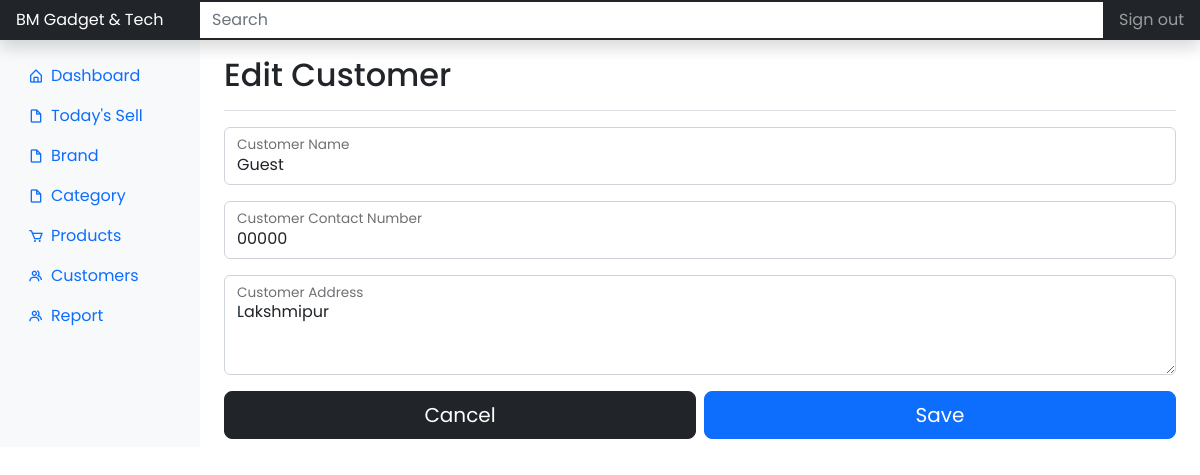
The page /dashboard/customer/1/update/ (signed in) on the database as committed earlier.
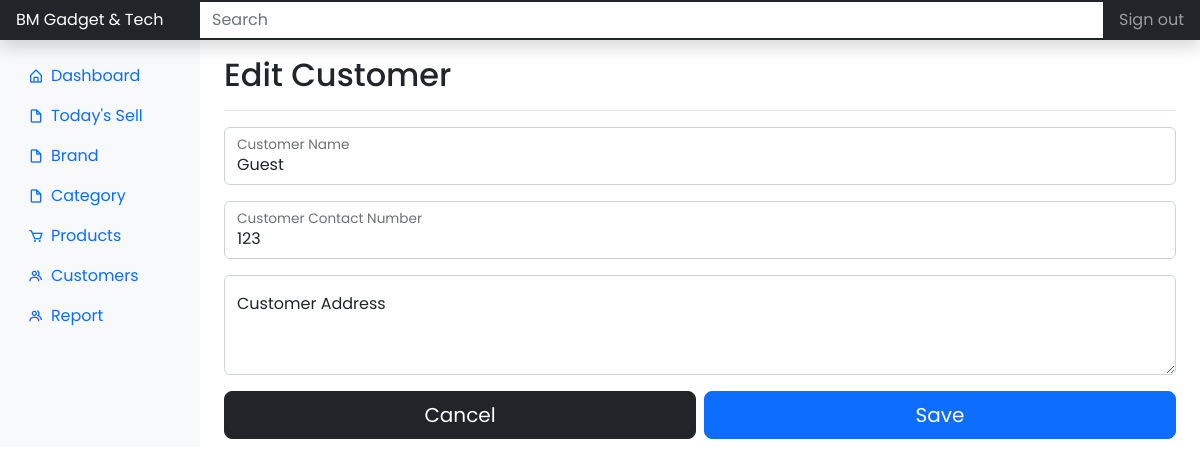
The same page on the database as committed later.
### app/models.py (models this page shows)
class Customers(db.Model, UserMixin):
    id = db.Column(db.Integer, primary_key=True)
    customer_name = db.Column(db.String(), nullable=False)
    customer_contact_number = db.Column(db.String())
    customer_address = db.Column(db.String())

### app/dashboard/views.py (the view)
@dashboard.route("/dashboard/customer/<int:customer_id>/update/", methods=['GET', 'POST'])
@login_required
def edit_customer(customer_id):
    customer = Customers.query.get_or_404(customer_id)
    form = AddCustomerForm()
    if form.validate_on_submit():
        customer.customer_name = form.customer_name.data
        customer.customer_contact_number = form.customer_contact_number.data
        customer.customer_address = form.customer_address.data
        db.session.commit()
        flash('Customer details has been updated ✅', 'success')
        return redirect(url_for('dashboard.customer', customer_id=customer.id))
    elif request.method == 'GET':
        form.customer_name.data = customer.customer_name
        form.customer_contact_number.data = customer.customer_contact_number
        form.customer_address.data = customer.customer_address
    return render_template('dashboard/customer_edit.html', form=form)

### app/dashboard/forms.py
class AddCustomerForm(FlaskForm):
    customer_name = StringField(
        'Customer Name',
        validators=[DataRequired()]
    )
    customer_contact_number = StringField(
        'Customer Contact Number',
        validators=[
            DataRequired(),
            Length(min=1, max=11)
        ]
    )
    customer_address = TextAreaField('Customer Address')
    submit = SubmitField('Save')

### app/models.py (called while the page is built)
@login_manager.user_loader
def load_user(user_id):
    return Users.query.get(int(user_id))

### app/templates/dashboard/customer_edit.html (shortened to what this page needs)
{% extends 'layouts/root-dashboard.html' %}
{% block body %}
<header class="navbar navbar-dark sticky-top bg-dark flex-md-nowrap p-0 shadow">
	<a class="navbar-brand col-md-3 col-lg-2 me-0 px-3 fs-6" href="#">
		BM Gadget & Tech
	</a>
	<input
		class="form-control form-control-dark w-100 rounded-0 border-0"
		type="text"
		placeholder="Search"
		aria-label="Search"
	/>
	<div class="navbar-nav">
		<div class="nav-item text-nowrap">
			<a class="nav-link px-3" href="#">Sign out </a>
		</div>
	</div>
</header>
<div class="container-fluid">
	<div class="row">
		{% include 'helpers/_dashboard_side_nav.html' %}
		<main class="col-md-9 ms-sm-auto col-lg-10 px-md-4">
			<div class="align-items-center pt-3 pb-2 mb-3 border-bottom">
				<h1 class="h2">Edit Customer</h1>
			</div>
			<div>
				<form method="POST" action="">
					<div class="py-0">
						<div class="row">
							<div class="col-md-12">
								<div class="form-floating mb-3">
									{% if form.customer_name.errors %}
									{{ form.customer_name(
										class="form-control is-invalid",
										placeholder="Customer Name"
									) }}
									<div class="invalid-feedback">
										{% for error in form.customer_name.errors %}
										<span>{{ error }}</span>
										{% endfor %}
									</div>
									{% else %}
									{{ form.customer_name(
										class="form-control",
										placeholder="Customer Name"
									) }}
									{% endif %}
									{{ form.customer_name.label(class="form-control-label") }}
								</div>
							</div>
						</div>
						<div class="row">
							<div class="col-md-12">
								<div class="form-floating mb-3">
									{% if form.customer_contact_number.errors %}
									{{ form.customer_contact_number(
										class="form-control is-invalid",
										placeholder="Customer Contact Number"
									) }}
									<div class="invalid-feedback">
										{% for error in form.customer_contact_number.errors %}
										<span>{{ error }}</span>
										{% endfor %}
									</div>
									{% else %}
									{{ form.customer_contact_number(
										class="form-control",
										placeholder="Customer Contact Number"
									) }}
									{% endif %}
									{{ form.customer_contact_number.label(class="form-control-label") }}
								</div>
							</div>
						</div>
						<div class="row">
							<div class="col-md-12">
								<div class="form-floating mb-3">
									{% if form.customer_address.errors %}
									{{ form.customer_address(
										class="form-control is-invalid",
										placeholder="Customer Address",
										style="height: 100px"
									) }}
									<div class="invalid-feedback">
										{% for error in form.customer_address.errors %}
										<span>{{ error }}</span>
										{% endfor %}
									</div>
									{% else %}
									{{ form.customer_address(
										class="form-control",
										placeholder="Customer Address",
										style="height: 100px",
									) }}
									{% endif %}
									{{ form.customer_address.label(class="form-control-label") }}
								</div>
							</div>
						</div>
					</div>
					<div class="d-grid gap-2 d-md-flex justify-content-md-end">
						<a href="{{ url_for('dashboard.category') }}"  class="btn btn-lg btn-dark w-100 mx-0 mb-2">Cancel</a>
						{{ form.submit(class="btn btn-lg btn-primary w-100 mx-0 mb-2") }}
					</div>
				</form>
			</div>
		</main>
	</div>
</div>
{% endblock %}

Rows that differ between the two databases and show on the page:
changed Customers "Guest": customer_contact_number "00000" → "123"; customer_address "Lakshmipur" → (not shown)
